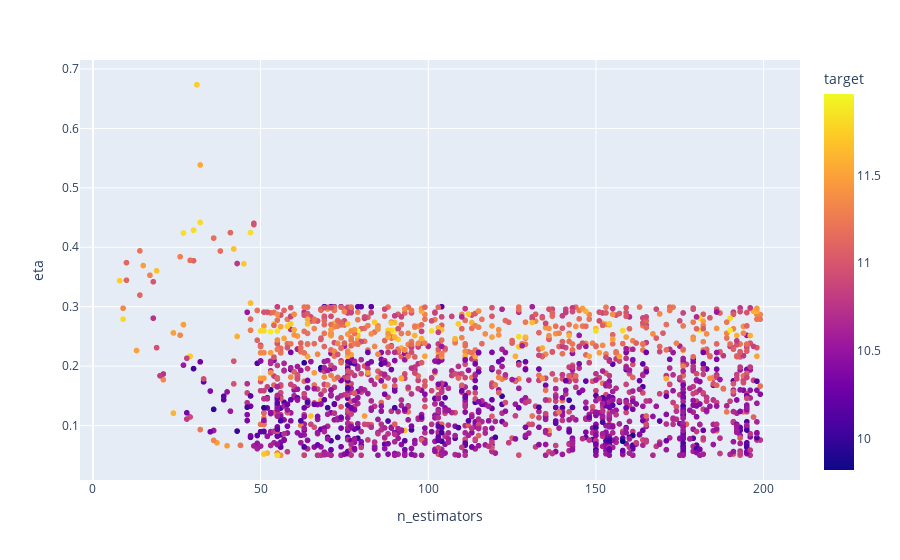

Write notebook code for a chart like this one.
### Code cell
px.scatter(df2, x="n_estimators", y="eta", color="target")

### Figure 1 — Plotly figure (JSON) as saved in the notebook; plotly's stock layout.template omitted (floating-point values rounded to 4 significant figures; data arrays with more than 128 entries replaced by an {"elided": "..."} marker saying what was removed)
{"data": [{"hovertemplate": "n_estimators=%{x}<br>eta=%{y}<br>target=%{marker.color}<extra></extra>", "legendgroup": "", "marker": {"color": {"elided": "1942 float values"}, "coloraxis": "coloraxis", "symbol": "circle"}, "mode": "markers", "name": "", "showlegend": false, "type": "scattergl", "x": {"elided": "1942 int values"}, "xaxis": "x", "y": {"elided": "1942 float values"}, "yaxis": "y"}], "layout": {"coloraxis": {"colorbar": {"title": {"text": "target"}}, "colorscale": [[0, "#0d0887"], [0.1111, "#46039f"], [0.2222, "#7201a8"], [0.3333, "#9c179e"], [0.4444, "#bd3786"], [0.5556, "#d8576b"], [0.6667, "#ed7953"], [0.7778, "#fb9f3a"], [0.8889, "#fdca26"], [1, "#f0f921"]]}, "legend": {"tracegroupgap": 0}, "margin": {"t": 60}, "xaxis": {"anchor": "y", "domain": [0, 1], "title": {"text": "n_estimators"}}, "yaxis": {"anchor": "x", "domain": [0, 1], "title": {"text": "eta"}}}}
